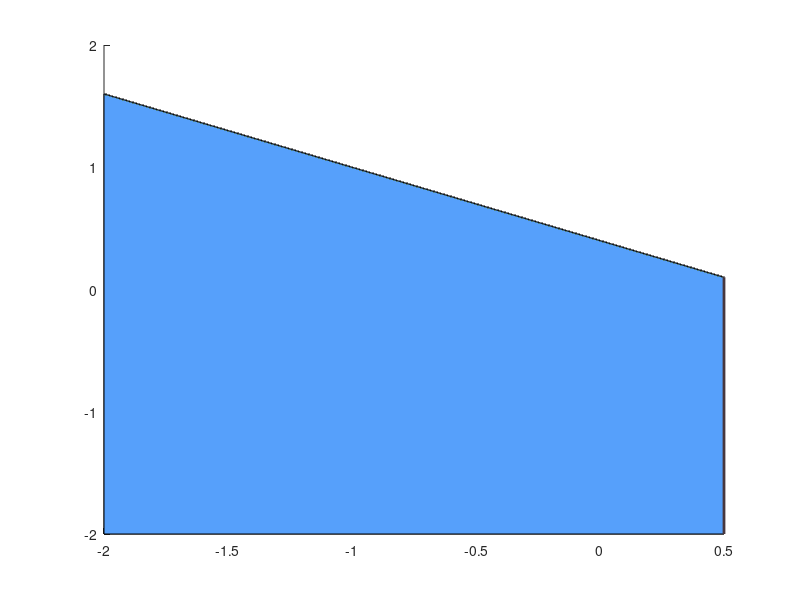

Write the MATLAB code that produced this figure. (Note: this script raises an error after producing the figure.)
clc;clear;
v1 = [-2 -2;0.5 -2;0.5 0.1;-2 1.6];
f1 = [1 2 3 4];
patch('Faces',f1,'Vertices',v1,'FaceColor',[86,160,251]/255);
hold on

k1=-2:0.00001:0.5;
plot(k1,0.4-0.6*k1,'-','linewidth',2,'color',[71,55,63]/255)
hold on
plot([0.5 0.5],[-2 0.1],'-','linewidth',2,'color',[71,55,63]/255)
hold on



% text(0.55,0.2,'(0.5, 0.1)','FontSize',12);
% text(-1.95,1.75,'(-2, 1.6)','FontSize',12);
% text(0.55,-1.8,'(0.5, -2)','FontSize',12);
scatter(0.5,0.1,200,'.','k')
text(0.52,0.25,'$(0.5,0.1)$','Interpreter','latex','FontSize',13);

text(0.53,-1.7,'$L_1$','Interpreter','latex','FontSize',15);
text(-1.8,1.6,'$L_2$','Interpreter','latex','FontSize',15);

% scatter(0.5,0.1,300,'.','k')
% scatter(-2,1.6,300,'.','k')
% scatter(0.5,-2,300,'.','k')
% hold on 
axis([-2 1 -2 2])
xlabel('$k_1$','Interpreter','latex')
ylabel('$k_3$','Interpreter','latex')
legend(' Stable range','Interpreter','latex','fontsize',14);
set(gca,'linewidth',2,'fontsize',18,'fontname','Times');
box on
grid minor






